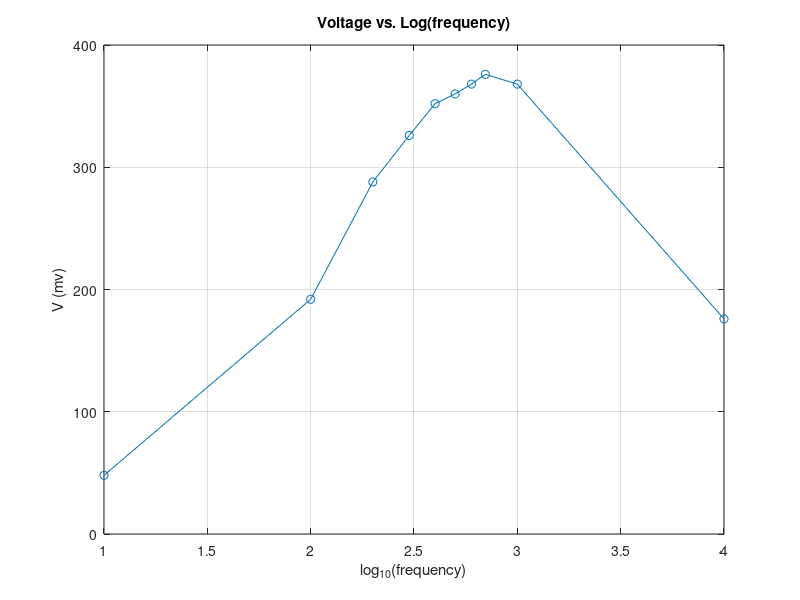

Here is the MATLAB script that generated this plot:

x = [10 100 200 300 400 500 600 700 1000 10000];
y = [48 192 288 326 352 360 368 376 368 176];

% Calculate the log of x
log_x = log10(x);

% Plot log_x vs. y
plot(log_x, y, 'o-');

% Add labels and title
xlabel('log_{10}(frequency)');
ylabel('V (mv)');
title('Voltage vs. Log(frequency)');
% Customize the plot (optional)
grid on;  % Add grid lines
